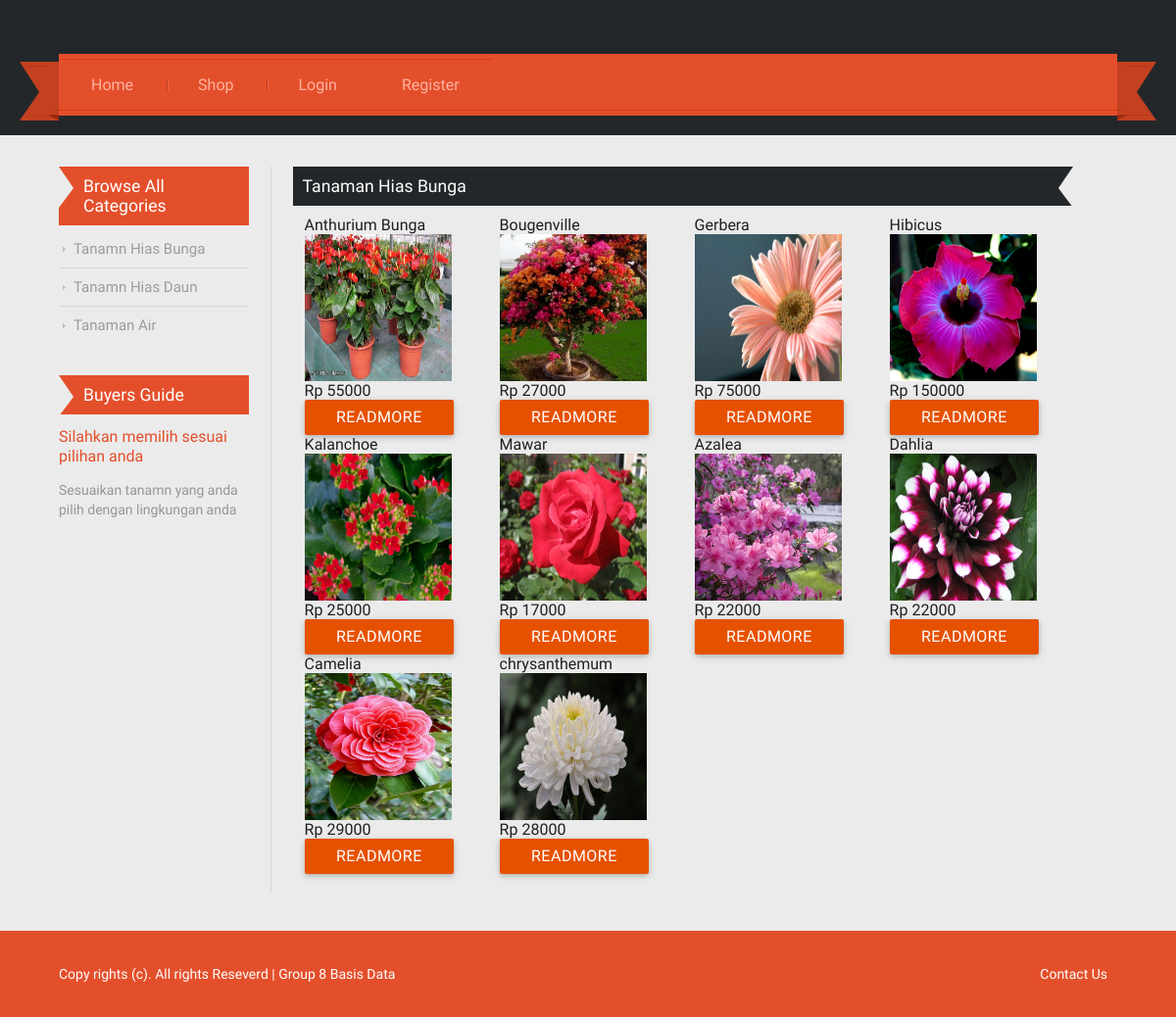
/kbunga.php, run on the app's committed database.
### tables this page shows
CREATE TABLE `tanaman` (
  `id_tanaman` int(5) NOT NULL,
  `nama_tanaman` varchar(50) NOT NULL,
  `jenis_tanaman` varchar(50) NOT NULL,
  `harga_tanaman` varchar(20) NOT NULL,
  `cara_perawatan` text NOT NULL,
  `gambar` varchar(20) NOT NULL,
  `stok` int(11) NOT NULL
);

### kbunga.php (the view, shortened to what this page needs)
<?php
include 'header.php';
?>
  <div class="main">
      <div class="content">
    	  <div class="content_bottom">
    	    <div class="wrap">
    	    	<div class="content-bottom-left">
    	    		<div class="categories">
						   <ul>
						  	   <h3>Browse All Categories</h3>
							      <li><a href="kbunga.php">Tanamn Hias Bunga</a></li>
							      <li><a href="kdaun.php">Tanamn Hias Daun</a></li>
							      <li><a href="kair.php">Tanaman Air</a></li>
						  	 </ul>
						</div>
						<div class="buters-guide">
						<h3>Buyers Guide</h3>
						<p><span>Silahkan memilih sesuai pilihan anda</span></p>
						<p>Sesuaikan tanamn yang anda pilih dengan lingkungan anda </p>
					  </div>
    	    	</div>
    	    	<div class="content-bottom-right">
    	    	<h3>Tanaman Hias Bunga</h3>
				<div class="row">
					<?php
					$limit=0;
					$kueri=mysqli_query($connect,"select * from tanaman where jenis_tanaman='Tanaman Hias Bunga' limit $limit,12");
					while($hasil=mysqli_fetch_array($kueri,MYSQLI_ASSOC)){
						echo
								'<div class="col s3">'.
									'<h4>'.$hasil['nama_tanaman'].'</h4>'.
									'<img src="images/'.$hasil['gambar'].'" width=150px height=150px>'.
									'<p>Rp '.$hasil['harga_tanaman'].'</p>'.
									'<a href="preview.php?id_tanaman='.$hasil['id_tanaman'].'"><button class="btn waves-effect waves orange darken-4">Readmore</button></a>'.
								'</div>';
					}?>
			</div>
				</div>
			</div>
		</div>
	</div>
</div>
<br>
<br>
<?php
	include 'footer.php';
?>

### header.php (shortened to what this page needs)
<html>
<head>
    <link type="text/css" rel="stylesheet" href="css/materialize.css"  media="screen,projection"/>
<link href="css/style.css" rel="stylesheet" type="text/css"/>
</head>
<body>
	<div class="header">
  	  		<div class="wrap">
				<div class="header_top">
  		    </div>
  		    <div class="navigation">
					<ul class="nav">
						<li>
							<a href="index.php">Home</a>
						</li>
						<li  class="test">
							<a href="shop.php">Shop</a>
						</li> <?php if ($_SESSION['id']=="nouser"){ ?>
						<li>
							<a href="masuk.php">Login</a>
						</li>
						<li>
							<a href="daftar.php">Register</a>
						</li>
						<?php } ?>
					</ul>
					 <span class="left-ribbon"> </span>
      				 <span class="right-ribbon"> </span>
  		    </div>
		</div>
		</div>

### footer.php (shortened to what this page needs)
   <div class="footer">
   	  <div class="wrap">
			 <div class="copy_right">
				<p>Copy rights (c). All rights Reseverd | Group 8 Basis Data</p>
		   </div>
		   <div class="footer-nav">
		   	<ul>
		   		<li><a href="contact.php">Contact Us</a></li>
		   	</ul>
		   </div>
        </div>
    </div>
</body>
</html>

### css/style.css (style rules this page uses)
html,body,div,span,applet,object,iframe,h1,h2,h3,h4,h5,h6,p,blockquote,pre,a,abbr,acronym,address,big,cite,code,del,dfn,em,img,ins,kbd,q,s,samp,small,strike,strong,sub,sup,tt,var,b,u,i,dl,dt,dd,ol,nav ul,nav li,fieldset,form,label,legend,table,caption,tbody,tfoot,thead,tr,th,td,article,aside,canvas,details,embed,figure,figcaption,footer,header,hgroup,menu,nav,output,ruby,section,summary,time,mark,audio,video { margin:0;padding:0;border:0;font-size:100%;font:inherit;vertical-align:baseline; }
ol,ul { list-style:none;margin:0;padding:0; }
a { text-decoration:none; }
img { max-width:100%; }
body { font-family: 'Ubuntu Condensed', sans-serif; background:#ebebeb; }
.wrap { width:80%; margin: 0 auto; transition:all .2s linear; -moz-transition:all .2s linear; -webkit-transition:all .2s linear; -o-transition:all .2s linear; -ms-transition:all .2s linear; }
.header { background:#23272a; padding:20px 0; }
.header_top { padding-bottom:25px; }
.navigation { background:#e44f2b; padding:5px 0; position:relative; }
.navigation span.left-ribbon { position: absolute; left: -40px; top: 8px; width: 40px; height:60px; background: url(../images/left-fold.png) no-repeat; }
.navigation span.right-ribbon { position: absolute; right: -40px; top: 8px; width: 40px; height:60px; background: url(../images/right-fold.png) no-repeat; }
.nav { list-style: none; *zoom: 1; background:#e44f2b; border-bottom:1px solid #DB3C15; }
.nav:before, .nav:after { content: " "; display: table; }
.nav:after { clear: both; }
.nav a { padding:16px 33px; color:#ffb29f; border-top:1px solid #DB3C15; -webkit-transition: all 0.3s ease-in-out; -moz-transition: all 0.3s ease-in-out; -o-transition: all 0.3s ease-in-out; transition: all 0.3s ease-in-out; }
.nav li { position: relative; }
.nav > li { float: left; }
.nav > li:first-child,.nav > li:last-child { background-image:none; }
.nav > li { background-image: url("../images/line-divider.png"); background-repeat: no-repeat; background-position:left; }
.nav > li > a { display: block; }
.content_bottom { padding-top:2em; }
.content-bottom-left { float:left; width: 20%; padding-right:2%; }
.content-bottom-right { float:left; width:75.8%; padding-left:2%; border-left:1px solid #D7D7D7; }
.categories h3,.buters-guide h3,.content-bottom-right h3,.preview-page h3 { font-size:1.1em; color:#FFF; padding:10px; padding-left:25px; background:#e44f2b; position:relative; margin-bottom:5px; }
.categories h3:after,.buters-guide h3:after { content:''; position:absolute; left:0; top:0; border-width:22px 0px 20px 15px; border-style: solid; border-color: rgba(255, 0, 0, 0) rgba(0, 0, 255, 0) rgba(0, 128, 0, 0) #ebebeb; }
.content-bottom-right h3,.preview-page h3 { background:#23272a !important; margin-bottom:10px !important; padding-left:10px !important; }
.content-bottom-right h3:before,.preview-page h3:before { content:''; position:absolute; right:0; top:0; border-width:22px 15px 20px 0px; border-style: solid; border-color: rgba(255, 0, 0, 0) #ebebeb rgba(0, 0, 255, 0) rgba(0, 128, 0, 0) ; }
.categories li a { display:block; font-size:15px; padding:10px 15px; color: #9C9C9C; background:url(../images/drop_arrow.png) no-repeat 0; border-bottom:1px solid #D6D6D6; }
.categories li:last-child a { border:none; }
.buters-guide { margin-top:2em; }
.buters-guide p { font-size:14px; color:#969696; line-height:1.4em; padding:8px 0; }
.buters-guide p span { color:#e44f2b; font-size:16px; }
.footer { background:#e44f2b; padding:3% 0; }
.footer-nav { float:right; }
.footer-nav li { display:inline-block; color:#FFF; font-size:14px; }
.footer-nav li a { color:#FFF; margin:0 10px; }
.copy_right { float:left; }
.copy_right p { font-size:14px; color:#FFF; }
@media only screen and (max-width: 1366px) { .wrap { width:90%; } }

### data on the page
tanaman: nama_tanaman "Anthurium Bunga", gambar (picture), harga_tanaman "55000"
tanaman: nama_tanaman "Bougenville", gambar (picture), harga_tanaman "27000"
tanaman: nama_tanaman "Gerbera", gambar (picture), harga_tanaman "75000"
tanaman: nama_tanaman "Hibicus", gambar (picture), harga_tanaman "150000"
tanaman: nama_tanaman "Kalanchoe", gambar (picture), harga_tanaman "25000"
tanaman: nama_tanaman "Mawar", gambar (picture), harga_tanaman "17000"
tanaman: nama_tanaman "Azalea", gambar (picture), harga_tanaman "22000"
tanaman: nama_tanaman "Dahlia", gambar (picture), harga_tanaman "22000"
tanaman: nama_tanaman "Camelia", gambar (picture), harga_tanaman "29000"
tanaman: nama_tanaman "chrysanthemum", gambar (picture), harga_tanaman "28000"
